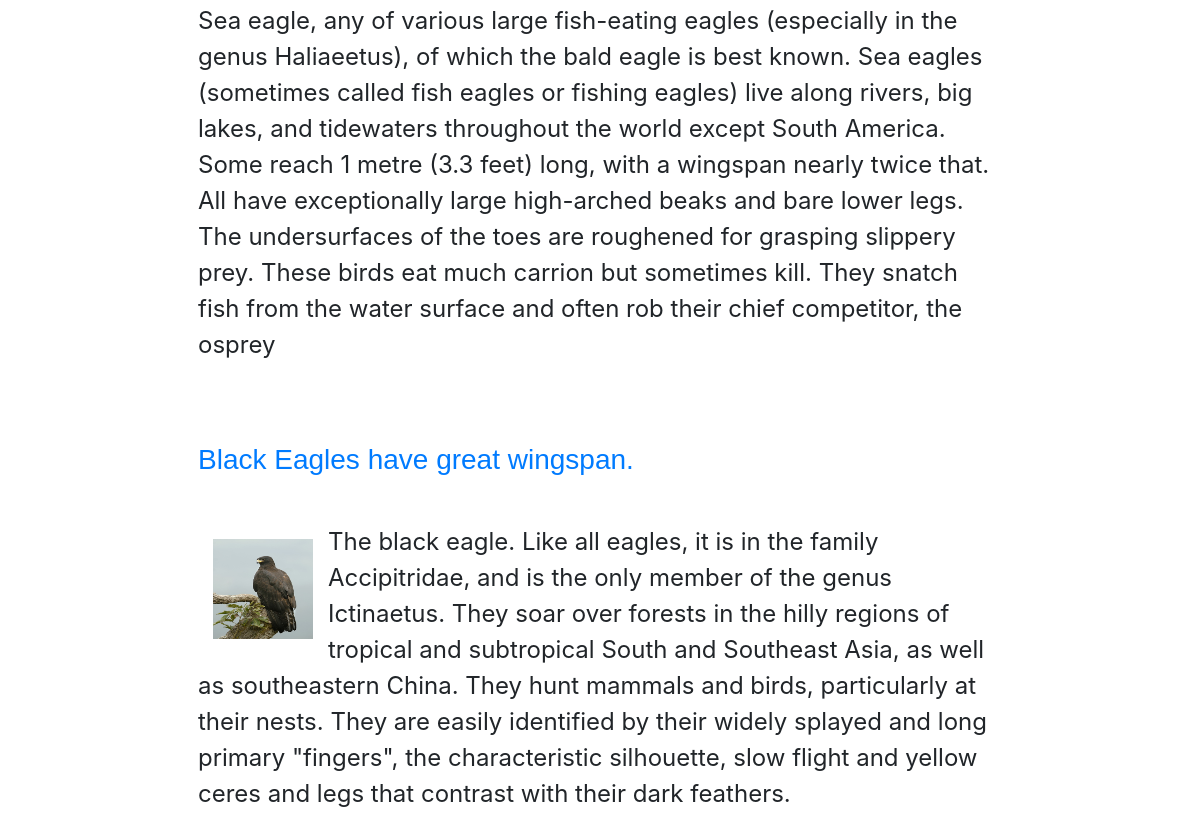
Before: / (lower part) with the older database file.
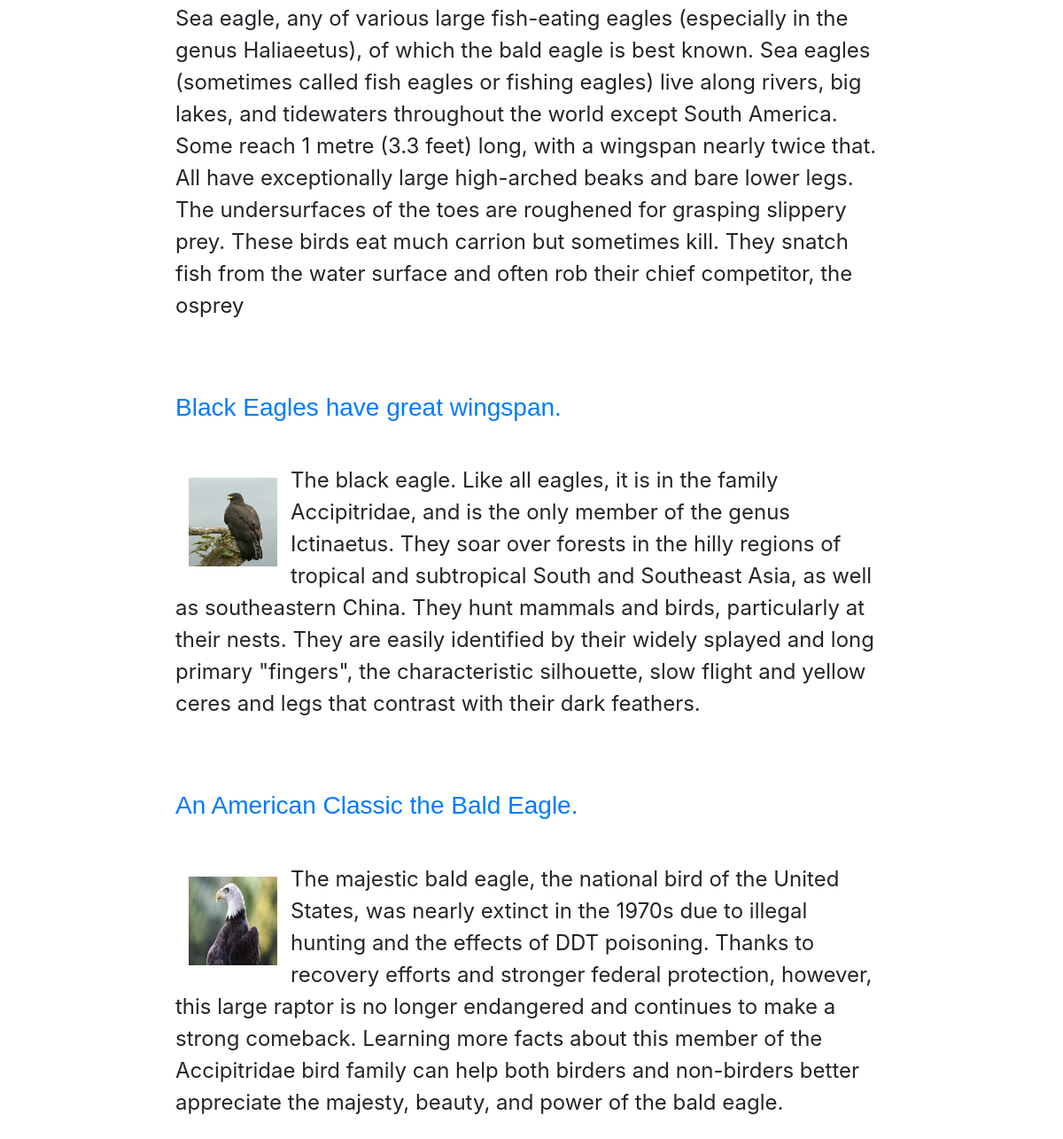
After: the same page with the newer database file.
### samples/models.py (models this page shows, shortened)
class Article(models.Model):
    title = models.CharField(max_length=200)
    text = models.TextField()
    author = models.ForeignKey(
        'auth.User', on_delete=models.CASCADE, default=1,)
    photo = models.ImageField(upload_to="gallery", default='eagle1.jpg')

### samples/views.py (the view)
# urls.py: path('', HomePageView.as_view(), name='home'),
class HomePageView(ListView):
    model = Article
    template_name = 'home.html'
    context_object_name = 'all_articles_list'

### templates/home.html
{% extends 'base.html' %}
{% block content %}
<main>
    {% for article in all_articles_list %}
    <section>
        <h3><a href="{% url 'article_detail' article.pk %}">{{ article.title }}</a></h3>
        <article>
            <img src="{{ article.photo.url }}" alt="{{ article.title }}" class="art-img">
            <p>{{ article.text | linebreaks }}</p>
        </article>
    </section>
    {% endfor %}
</main>
{% endblock content %}

Changed rows visible on the page:
added Article: title "An American Classic the Bald Eagle.", photo (picture), text "The majestic bald eagle, the national bird of the United States, was nearly extinct in the 1970s due to illegal hunting and the effects of DDT poisoning. Thanks to recovery efforts and stronger federal protection, however, this large raptor is no longer endangered and continues to make a strong comeback. Learning more facts about this member of the Accipitridae bird family can help both birders and non-birders better appreciate the majesty, beauty, and power of the bald eagle."
